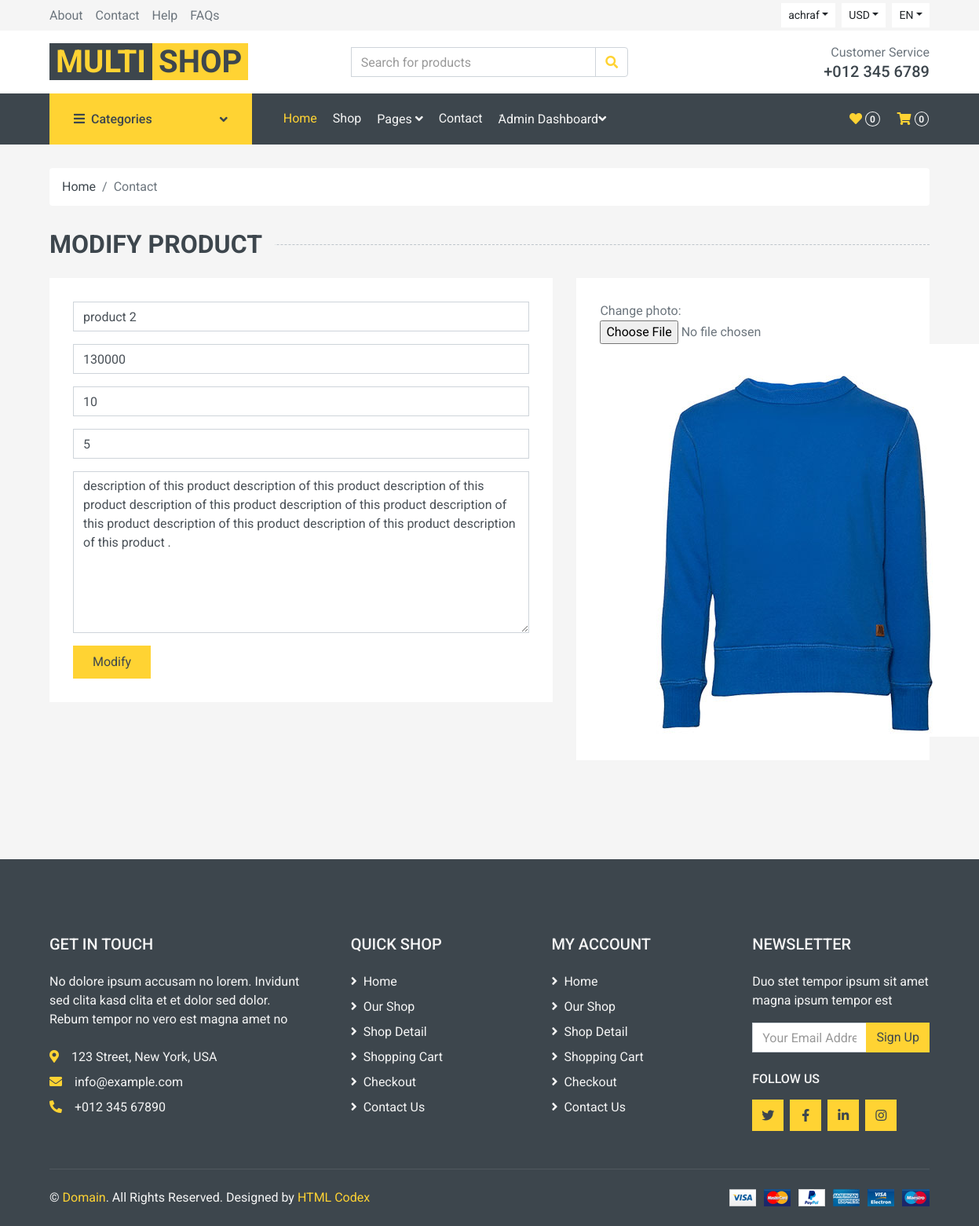
The page /view/modifyProductForm.php?id_prd=2 (signed in) on the database its author committed.
### tables this page shows
CREATE TABLE `product` (
  `id` int(11) NOT NULL,
  `name` varchar(60) NOT NULL,
  `price` int(11) NOT NULL,
  `discount` int(11) NOT NULL,
  `quantity` int(11) NOT NULL,
  `photo` varchar(255) NOT NULL,
  `description` varchar(255) NOT NULL
);

### model/product.class.php (called while the page is built, shortened)
<?php
class Product
{
    function getProduct($id)
    {
        $cnx = new connexion();
        $pdo = $cnx->CNXbase();
        $req = "SELECT * FROM product where id=$id";
        $res = $pdo->query($req) or print_r($pdo->errorInfo());
        return $res;
    }
} ?>

### view/modifyProductForm.php (the view, shortened to what this page needs)
<?php
require_once "header.php";
?>
<!DOCTYPE html>
<html lang="en">
<head>
    <link href="https://cdnjs.cloudflare.com/ajax/libs/font-awesome/5.10.0/css/all.min.css" rel="stylesheet">
    <link href="lib/animate/animate.min.css" rel="stylesheet">
    <link href="lib/owlcarousel/assets/owl.carousel.min.css" rel="stylesheet">
    <link href="css/style.css" rel="stylesheet">
</head>
<body>
    <?php
        require_once ".././model/product.class.php";
        $prd= new Product();
        $res=$prd->getProduct($_GET['id_prd']);
        $data = $res->fetchAll(PDO::FETCH_ASSOC);
        $name = $data[0]["name"];
        $price = $data[0]["price"];
        $discount = $data[0]["discount"];
        $quantity = $data[0]["quantity"];
        $photo = $data[0]["photo"];
        $description = $data[0]["description"];
    ?>
    <div class="container-fluid">
        <div class="row px-xl-5">
            <div class="col-12">
                <nav class="breadcrumb bg-light mb-30">
                    <a class="breadcrumb-item text-dark" href="#">Home</a>
                    <span class="breadcrumb-item active">Contact</span>
                </nav>
            </div>
        </div>
    </div>
    <div class="container-fluid">
        <h2 class="section-title position-relative text-uppercase mx-xl-5 mb-4"><span class="bg-secondary pr-3">Modify Product</span></h2>
        <form name="sentMessage" id="contactForm" novalidate="novalidate" action=".././controller/modifyProduct.php" method="post" enctype="multipart/form-data">
        <div class="row px-xl-5">
            <div class="col-lg-7 mb-5">
                <div class="contact-form bg-light p-30">
                        <div class="control-group">
                            <input type="text" class="form-control" id="name" name="name" placeholder="Product Name"
                                value="<?php echo $name ?>"
                                required="required" data-validation-required-message="Please enter your name" />
                        </div>
                        <div class="control-group">
                            <input type="text" class="form-control" id="price" name="price" placeholder="Price"
                                value="<?php echo $price ?>"
                                required="required" data-validation-required-message="Please enter price" />
                        </div>
                        <div class="control-group">
                            <input type="text" class="form-control" id="discount" name="discount"
                            value="<?php echo $discount ?>" placeholder="Discount">
                        </div>
                        <div class="control-group">
                            <input type="text" class="form-control" id="quantity" name="quantity" placeholder="Quantity"
                                value="<?php echo $quantity ?>"
                                required="required" data-validation-required-message="Please enter a quantity" />
                        </div>
                        <div>
                            <div class="control-group">
                                <textarea class="form-control" rows="8" id="description" placeholder="Description"
                                    name="description"><?php echo $description ?></textarea>
                            </div>
                        </div>
                        <button class="btn btn-primary py-2 px-4" type="submit" id="sendMessageButton">Modify</button>
                </div>
            </div>
            <div class="col-lg-5 mb-5">
                <div class="bg-light p-30 mb-30">
                    Change photo: <input type="file" name="photo" />
                    <img src="img/<?= $photo ?>">
                </div>
            </div>
            </form>
        </div>
    <div class="container-fluid bg-dark text-secondary mt-5 pt-5">
        <div class="row px-xl-5 pt-5">
            <div class="col-lg-4 col-md-12 mb-5 pr-3 pr-xl-5">
                <h5 class="text-secondary text-uppercase mb-4">Get In Touch</h5>
                <p class="mb-4">No dolore ipsum accusam no lorem. Invidunt sed clita kasd clita et et dolor sed dolor.
                    Rebum tempor no vero est magna amet no</p>
                <p class="mb-2"><i class="fa fa-map-marker-alt text-primary mr-3"></i>123 Street, New York, USA</p>
                <p class="mb-2"><i class="fa fa-envelope text-primary mr-3"></i>info@example.com</p>
                <p class="mb-0"><i class="fa fa-phone-alt text-primary mr-3"></i>+012 345 67890</p>
            </div>
            <div class="col-lg-8 col-md-12">
                <div class="row">
                    <div class="col-md-4 mb-5">
                        <h5 class="text-secondary text-uppercase mb-4">Quick Shop</h5>
                        <div class="d-flex flex-column justify-content-start">
                            <a class="text-secondary mb-2" href="#"><i class="fa fa-angle-right mr-2"></i>Home</a>
                            <a class="text-secondary mb-2" href="#"><i class="fa fa-angle-right mr-2"></i>Our Shop</a>
                            <a class="text-secondary mb-2" href="#"><i class="fa fa-angle-right mr-2"></i>Shop
                                Detail</a>
                            <a class="text-secondary mb-2" href="#"><i class="fa fa-angle-right mr-2"></i>Shopping
                                Cart</a>
                            <a class="text-secondary mb-2" href="#"><i class="fa fa-angle-right mr-2"></i>Checkout</a>
                            <a class="text-secondary" href="#"><i class="fa fa-angle-right mr-2"></i>Contact Us</a>
                        </div>
                    </div>
                    <div class="col-md-4 mb-5">
                        <h5 class="text-secondary text-uppercase mb-4">My Account</h5>
                        <div class="d-flex flex-column justify-content-start">
                            <a class="text-secondary mb-2" href="#"><i class="fa fa-angle-right mr-2"></i>Home</a>
                            <a class="text-secondary mb-2" href="#"><i class="fa fa-angle-right mr-2"></i>Our Shop</a>
                            <a class="text-secondary mb-2" href="#"><i class="fa fa-angle-right mr-2"></i>Shop
                                Detail</a>
                            <a class="text-secondary mb-2" href="#"><i class="fa fa-angle-right mr-2"></i>Shopping
                                Cart</a>
                            <a class="text-secondary mb-2" href="#"><i class="fa fa-angle-right mr-2"></i>Checkout</a>
                            <a class="text-secondary" href="#"><i class="fa fa-angle-right mr-2"></i>Contact Us</a>
                        </div>
                    </div>
                    <div class="col-md-4 mb-5">
                        <h5 class="text-secondary text-uppercase mb-4">Newsletter</h5>
                        <p>Duo stet tempor ipsum sit amet magna ipsum tempor est</p>
                        <form action="">
                            <div class="input-group">
                                <input type="text" class="form-control" placeholder="Your Email Address">
                                <div class="input-group-append">
                                    <button class="btn btn-primary">Sign Up</button>
                                </div>
                            </div>
                        </form>
                        <h6 class="text-secondary text-uppercase mt-4 mb-3">Follow Us</h6>
                        <div class="d-flex">
                            <a class="btn btn-primary btn-square mr-2" href="#"><i class="fab fa-twitter"></i></a>
                            <a class="btn btn-primary btn-square mr-2" href="#"><i class="fab fa-facebook-f"></i></a>
                            <a class="btn btn-primary btn-square mr-2" href="#"><i class="fab fa-linkedin-in"></i></a>
                            <a class="btn btn-primary btn-square" href="#"><i class="fab fa-instagram"></i></a>
                        </div>
                    </div>
                </div>
            </div>
        </div>
        <div class="row border-top mx-xl-5 py-4" style="border-color: rgba(256, 256, 256, .1) !important;">
            <div class="col-md-6 px-xl-0">
                <p class="mb-md-0 text-center text-md-left text-secondary">
                    &copy; <a class="text-primary" href="#">Domain</a>. All Rights Reserved. Designed
                    by
                    <a class="text-primary" href="https://htmlcodex.com">HTML Codex</a>
                </p>
            </div>
            <div class="col-md-6 px-xl-0 text-center text-md-right">
                <img class="img-fluid" src="img/payments.png" alt="">
            </div>
        </div>
    </div>
</body>
</html>

### rows shown on the page
product: name "product 2", price "130000", discount "10", quantity "5", description "description of this product description of this product description of this product description of this product description of this product description of this product description of this product description of this product description of this product .", photo (picture)

### other values the page prints
$_SESSION["user"] "achraf"
